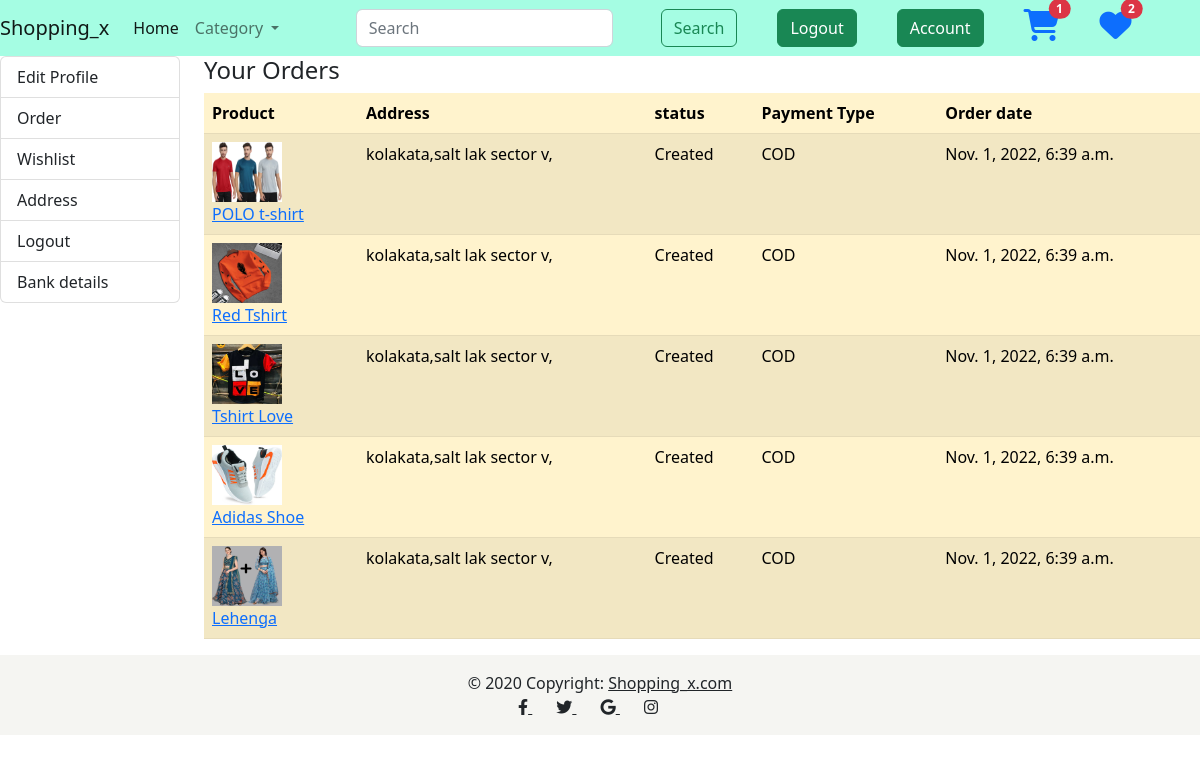
The page /showorder (signed in) on the database its author committed.
### store/models.py (models this page shows, shortened)
class Order(models.Model):
    status = (
        ("Created", "Created"),
        ("Paid", "Paid"),
        ("Pending", "Pending"),
        ("Failed", "Failed"),
        ("Delivered", "Delivered"),
        ("Shipped", "Shipped"),
    )
    payment_type = (
        ("COD", "COD"),
        ("Onlie", "Online"),
    )
    user=models.ForeignKey(User,on_delete=models.CASCADE)
    product=models.ForeignKey(Product, on_delete=models.DO_NOTHING)
    address = models.ForeignKey(Address, on_delete=models.DO_NOTHING)
    status = models.CharField(choices=status, default='Created', max_length=55)
    payment_type = models.CharField(choices=payment_type, default='COD', max_length=55)
    created_at = models.DateTimeField(auto_now_add=True)

class Product(models.Model):
    title=models.CharField(max_length=30)
    tag=models.CharField(max_length=25,null=True,blank=True)
    description=models.CharField(max_length=250)
    price=models.IntegerField()
    image=models.ImageField(upload_to='image/')
    category=models.ForeignKey(Category,on_delete=models.CASCADE)
    color = models.ManyToManyField(Color, null=True, blank=True)
    size = models.ManyToManyField(Size, null=True, blank=True)

class Address(models.Model):
    user=models.ForeignKey(User,on_delete=models.CASCADE)
    name=models.CharField(max_length=60,null=True,blank=True)
    mobile=models.IntegerField(null=True,blank=True)
    address=models.CharField(max_length=250)
    pin=models.IntegerField(null=True,blank=True)
    dist=models.CharField(max_length=25)
    state=models.CharField(max_length=30)
    country=models.CharField(max_length=20)
    def __str__(self) -> str:
        return self.address

### store/views.py (the view)
# urls.py: path('showorder',views.ShowOrder.as_view(),name='showorder')
class ShowOrder(View):
    def get(self,request):
        order_obj=Order.objects.filter(user=request.user)
        return render(request,'store/showorder.html',{'order':order_obj})

### store/context_processor.py (called while the page is built)
def all_cat(request):
    obj=Category.objects.all()
    if request.user.is_authenticated:
        obj2= Wishlist.objects.filter(user=request.user).first()
        count=obj2.product.all().count()
        obj3=AddtoCart.objects.filter(user=request.user).first()
        if obj3:
            cart_count= obj3.product.all().count()
        else:
            cart_count=0
    else:
        count=0
        cart_count=0
    return {'categories':obj,'count':count,'cart_count':cart_count}

### store/templates/store/showorder.html
{% extends 'store/base.html' %} {% load static %} {% block content%}
<div class="row">
  <div class="col-2">{% include 'store/sidebaar.html' %}</div>
  <div class="col-10">
    <h4>Your Orders</h4>
    <table class="table table-warning table-striped">
      <thead class="">
        <tr>
          <th scope="col">Product</th>
          <th scope="col">Address</th>
          <th scope="col">status</th>
          <th scope="col">Payment Type</th>
          <th scope="col">Order date</th>
        </tr>
      </thead>
      <tbody>
        {% for i in order %}
        <tr>
          <td>
            <a href="{% url 'productview' i.product.id %}">
              <div>
                <img src="{{i.product.image.url}}" style="height: 60px; width: 70px;">
            </div>
            {{i.product.title}}
            </a>
          </td>
          <td>{{i.address}}</td>
          <td>{{i.status}}</td>
          <td>{{i.payment_type}}</td>
          <td>{{i.created_at}}</td>
        </tr>
        {% endfor %}
      </tbody>
    </table>
  </div>
</div>
  {% endblock %}

### store/static/store/css/style.css (style rules this page uses)
img { max-width: 100%; }

### rows shown on the page
Order: product.image (picture), product "POLO t-shirt", address "kolakata,salt lak sector v,", status "Created", payment_type "COD", created_at "Nov. 1, 2022, 6:39 a.m."
Order: product.image (picture), product "Red Tshirt", address "kolakata,salt lak sector v,", status "Created", payment_type "COD", created_at "Nov. 1, 2022, 6:39 a.m."
Order: product.image (picture), product "Tshirt Love", address "kolakata,salt lak sector v,", status "Created", payment_type "COD", created_at "Nov. 1, 2022, 6:39 a.m."
Order: product.image (picture), product "Adidas Shoe", address "kolakata,salt lak sector v,", status "Created", payment_type "COD", created_at "Nov. 1, 2022, 6:39 a.m."
Order: product.image (picture), product "Lehenga", address "kolakata,salt lak sector v,", status "Created", payment_type "COD", created_at "Nov. 1, 2022, 6:39 a.m."

### other values the page prints
{{ cart_count }} "1"
{{ count }} "2"
